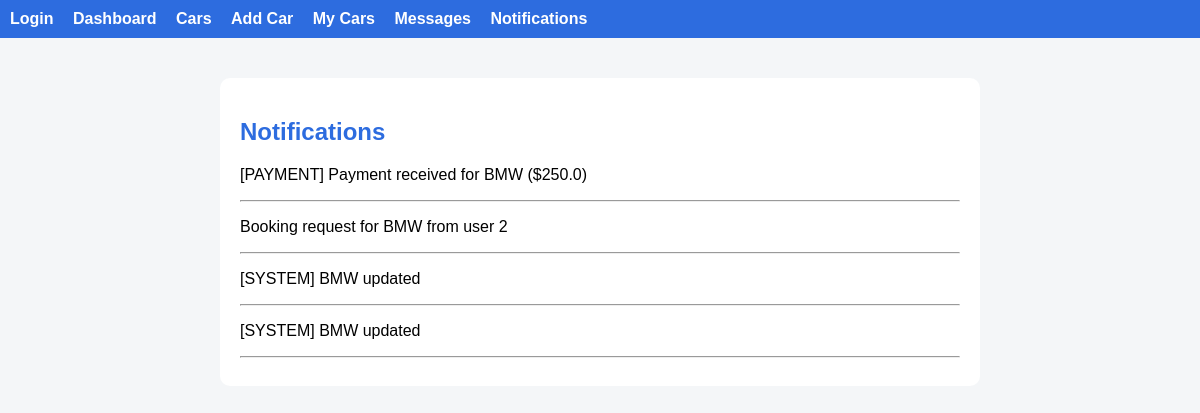
Page /notifications (signed in) on the committed database.
### tables this page shows
CREATE TABLE notifications (
        id INTEGER PRIMARY KEY AUTOINCREMENT,
        user_id INTEGER,
        message TEXT,
        type TEXT
    );

### app.py (the view)
@app.route("/notifications")
def show_notifications():
    if "user_id" not in session:
        return redirect("/login")
    user_id = session["user_id"]
    data = notifications.get(user_id)
    return render_template("notifications.html", notifications=data)

### database.py (called while the page is built)
def get_db():
    conn = sqlite3.connect(DB_NAME)
    conn.row_factory = sqlite3.Row
    return conn

### notification_service.py (called while the page is built)
    def get(self, user_id):
        db = get_db()
        return db.execute("""
            SELECT * FROM notifications
            WHERE user_id=?
            ORDER BY id DESC
        """, (user_id,)).fetchall()

### templates/notifications.html
{% extends "base.html" %}
{% block content %}
<h2>Notifications</h2>
{% for n in notifications %}
    {% if "FROM:" not in n.message %}
        <p>{{ n.message }}</p>
        <hr>
    {% endif %}
{% endfor %}
{% endblock %}

### static/style.css (style rules this page uses)
body { font-family: Arial; background: #f4f6f8; margin: 0; padding: 0; }
h2 { color: #2d6cdf; }

### rows in the picture
notifications: message "[PAYMENT] Payment received for BMW ($250.0)"
notifications: message "Booking request for BMW from user 2"
notifications: message "[SYSTEM] BMW updated"
notifications: message "[SYSTEM] BMW updated"
